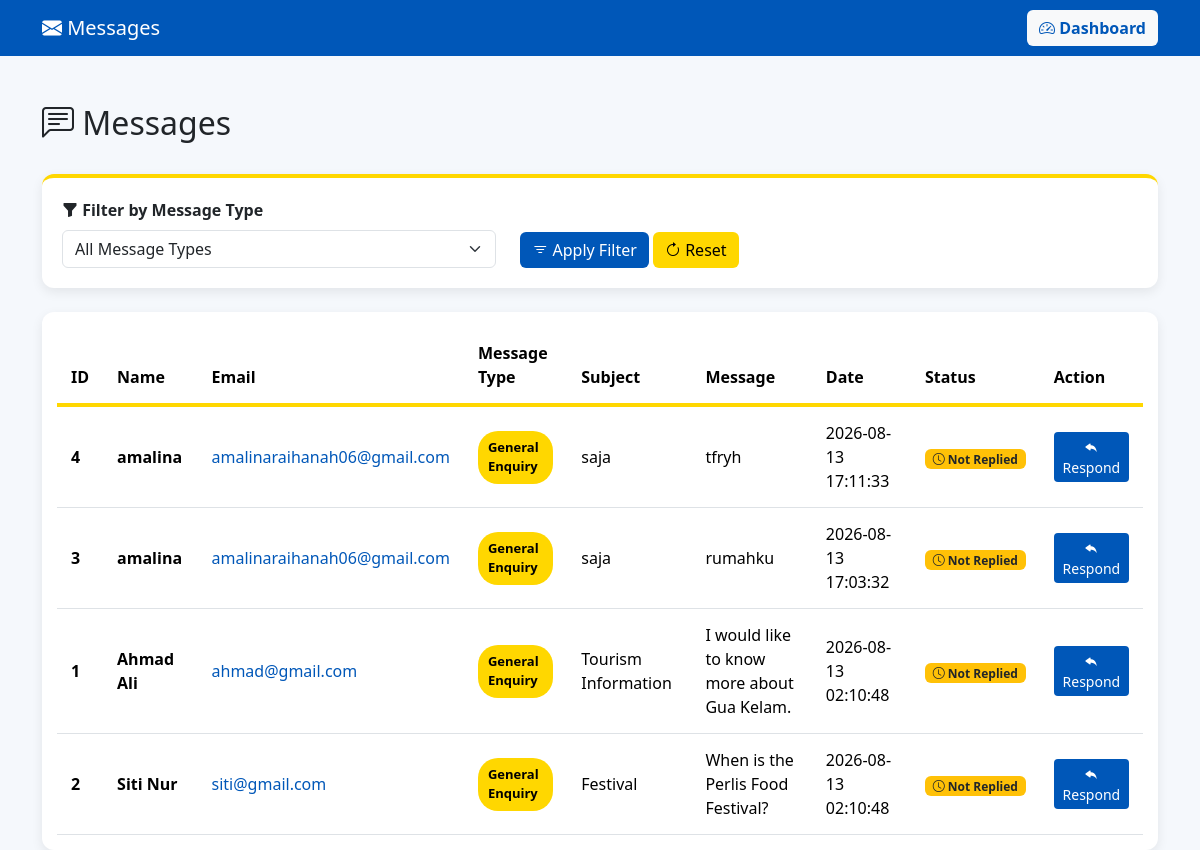
/admin/messages.php (signed in), run on the app's committed database.
### tables this page shows
CREATE TABLE `contact_messages` (
  `message_id` int(11) NOT NULL,
  `name` varchar(100) NOT NULL,
  `email` varchar(100) NOT NULL,
  `subject` varchar(150) NOT NULL,
  `message` text NOT NULL,
  `created_at` timestamp NOT NULL DEFAULT current_timestamp()
);

### admin/messages.php (the view, shortened to what this page needs)
<?php
include("../config.php");
$filterType = "";
if ($filterType != "") {
    $sql = "
        SELECT *
        FROM contact_messages
        WHERE message_type = '$filterType'
        ORDER BY created_at DESC
    ";
}
else {
    $sql = "
        SELECT *
        FROM contact_messages
        ORDER BY created_at DESC
    ";
}
$result = mysqli_query($conn, $sql);
?>
<!DOCTYPE html>
<html lang="en">
<head>
<link
    href="https://cdn.jsdelivr.net/npm/bootstrap@5.3.3/dist/css/bootstrap.min.css"
    rel="stylesheet"
>
<link
    href="https://cdn.jsdelivr.net/npm/bootstrap-icons@1.11.3/font/bootstrap-icons.css"
    rel="stylesheet"
>
</head>
<body>
<nav class="navbar navbar-dark navbar-blue">
    <div class="container">
        <span class="navbar-brand">
            <i class="bi bi-envelope-fill"></i>
            Messages
        </span>
        <a
            href="dashboard.php"
            class="btn btn-light dashboard-btn"
        >
            <i class="bi bi-speedometer2"></i>
            Dashboard
        </a>
    </div>
</nav>
<div class="container mt-5">
    <div class="d-flex justify-content-between align-items-center mb-4">
        <h2>
            <i class="bi bi-chat-left-text"></i>
            Messages
        </h2>
    </div>
    <div class="filter-card mb-4">
        <form method="GET">
            <div class="row align-items-end">
                <div class="col-md-5">
                    <label
                        class="form-label fw-bold"
                    >
                        <i class="bi bi-funnel-fill"></i>
                        Filter by Message Type
                    </label>
                    <select
                        name="message_type"
                        class="form-select"
                    >
                        <option value="">
                            All Message Types
                        </option>
                    </select>
                </div>
                <div class="col-md-4 mt-3 mt-md-0">
                    <button
                        type="submit"
                        class="btn btn-blue"
                    >
                        <i class="bi bi-filter"></i>
                        Apply Filter
                    </button>
                    <a
                        href="messages.php"
                        class="btn btn-yellow"
                    >
                        <i class="bi bi-arrow-clockwise"></i>
                        Reset
                    </a>
                </div>
            </div>
        </form>
    </div>
    <div class="table-container">
        <div class="table-responsive">
            <table class="table message-table">
                <thead>
                    <tr>
                        <th>ID</th>
                        <th>Name</th>
                        <th>Email</th>
                        <th>Message Type</th>
                        <th>Subject</th>
                        <th>Message</th>
                        <th>Date</th>
                        <th>Status</th>
                        <th>Action</th>
                    </tr>
                </thead>
                <tbody>
<?php
if (
    $result &&
    mysqli_num_rows($result) > 0
) {
    while (
        $row =
        mysqli_fetch_assoc($result)
    ) {
?>
                    <tr>
                        <td>
                            <strong>
                                <?php
                                echo htmlspecialchars(
                                    $row['message_id']
                                );
                                ?>
                            </strong>
                        </td>
                        <td>
                            <strong>
                                <?php
                                echo htmlspecialchars(
                                    $row['name']
                                );
                                ?>
                            </strong>
                        </td>
                        <td>
                            <a
                                href="mailto:<?php
                                    echo htmlspecialchars(
                                        $row['email']
                                    );
                                ?>"
                            >
                                <?php
                                echo htmlspecialchars(
                                    $row['email']
                                );
                                ?>
                            </a>
                        </td>
                        <td>
                            <span class="type-badge">
                                <?php
                                echo htmlspecialchars(
                                    $row['message_type']
                                );
                                ?>
                            </span>
                        </td>
                        <td>
                            <?php
                            echo htmlspecialchars(
                                $row['subject']
                            );
                            ?>
                        </td>
                        <td>
                            <?php
                            echo nl2br(
                                htmlspecialchars(
                                    $row['message']
                                )
                            );
                            ?>
                        </td>
                        <td>
                            <?php
                            echo htmlspecialchars(
                                $row['created_at']
                            );
                            ?>
                        </td>
                        <td>
                            <?php
                            if (
                                $row['reply_status']
                                === 'Replied'
                            ) {
                            ?>
                                <span
                                    class="badge bg-primary"
                                >
                                    <i
                                        class="bi bi-check-circle"
                                    ></i>
                                    Replied
                                </span>
                            <?php
                            }
                            else {
                            ?>
                                <span
                                    class="badge bg-warning text-dark"
                                >
                                    <i
                                        class="bi bi-clock"
                                    ></i>
                                    Not Replied
                                </span>
                            <?php
                            }
                            ?>
                        </td>
                        <td>
                            <button
                                type="button"
                                class="btn btn-blue btn-sm"
                                data-bs-toggle="modal"
                                data-bs-target="#replyModal"
                                data-id="<?php
                                echo htmlspecialchars(
                                    $row['message_id'],
                                    ENT_QUOTES
                                );
                                ?>"
                                data-email="<?php
                                echo htmlspecialchars(
                                    $row['email'],
                                    ENT_QUOTES
                                );
                                ?>"
                                data-name="<?php
                                echo htmlspecialchars(
                                    $row['name'],
                                    ENT_QUOTES
                                );
                                ?>"
                                data-subject="<?php
                                echo htmlspecialchars(
                                    $row['subject'],
                                    ENT_QUOTES
                                );
                                ?>"
                            >
                                <i
                                    class="bi bi-reply-fill"
                                ></i>
                                Respond
                            </button>
                        </td>
                    </tr>
<?php
    }
}
?>
                </tbody>
            </table>
        </div>
    </div>
</div>
</body>
</html>

### admin/messages.php (style rules this page uses)
body { background-color: #f5f8fc; }
.navbar-blue { background-color: #0057B8; }
.btn-blue { background-color: #0057B8; color: white; border: none; }
.btn-yellow { background-color: #FFD700; color: #000; border: none; }
.dashboard-btn { color: #0057B8; font-weight: 600; border: none; }
.filter-card { background-color: white; border-radius: 12px; padding: 20px; box-shadow: 0 4px 12px rgba(0,0,0,0.08); border-top: 4px solid #FFD700; }
.table-container { background-color: white; border-radius: 12px; padding: 15px; box-shadow: 0 4px 12px rgba(0,0,0,0.08); overflow: hidden; }
.message-table { margin-bottom: 0; }
.message-table thead { background-color: #0057B8; color: white; }
.message-table thead th { padding: 14px; border: none; font-weight: 600; }
.message-table thead tr { border-bottom: 4px solid #FFD700; }
.message-table tbody td { padding: 14px; vertical-align: middle; }
.message-table tbody tr:nth-child(even) { background-color: #F0F6FF; }
.type-badge { background-color: #FFD700; color: #000; padding: 7px 10px; border-radius: 20px; font-size: 13px; font-weight: 600; display: inline-block; }
.message-table a { color: #0057B8; text-decoration: none; }

### data on the page
contact_messages: message_id "4", name "amalina", email "amalinaraihanah06@gmail.com", message_type "General Enquiry", subject "saja", message "tfryh", created_at "2026-08-13 17:11:33", reply_status "Not Replied"
contact_messages: message_id "3", name "amalina", email "amalinaraihanah06@gmail.com", message_type "General Enquiry", subject "saja", message "rumahku", created_at "2026-08-13 17:03:32", reply_status "Not Replied"
contact_messages: message_id "1", name "Ahmad Ali", email "ahmad@gmail.com", message_type "General Enquiry", subject "Tourism Information", message "I would like to know more about Gua Kelam.", created_at "2026-08-13 02:10:48", reply_status "Not Replied"
contact_messages: message_id "2", name "Siti Nur", email "siti@gmail.com", message_type "General Enquiry", subject "Festival", message "When is the Perlis Food Festival?", created_at "2026-08-13 02:10:48", reply_status "Not Replied"
